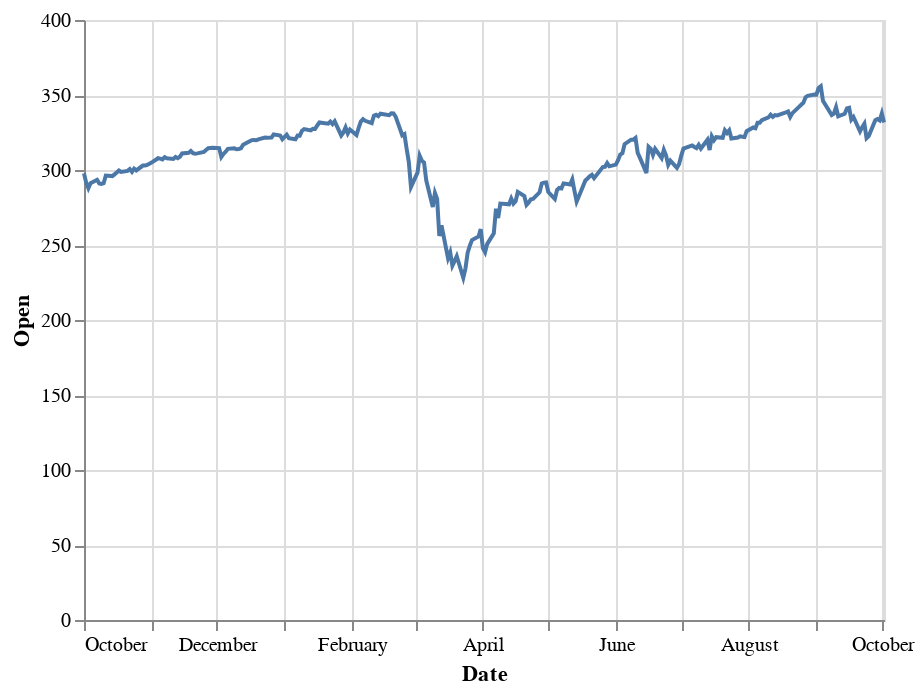

Notebook cell for this chart:
### Code cell
line

### Figure 1 — Vega-Lite specification as saved in the notebook (floating-point values rounded to 4 significant figures; data arrays with more than 128 entries replaced by an {"elided": "..."} marker saying what was removed)
{"config": {"view": {"continuousWidth": 400, "continuousHeight": 300}}, "data": {"name": "data-474fe8ffcbafe246ae6524bf01d7c794"}, "mark": "line", "encoding": {"x": {"type": "temporal", "field": "Date"}, "y": {"type": "quantitative", "field": "Open"}}, "$schema": "https://vega.github.io/schema/vega-lite/v4.8.1.json", "datasets": {"data-474fe8ffcbafe246ae6524bf01d7c794": {"elided": "255 records"}}}
